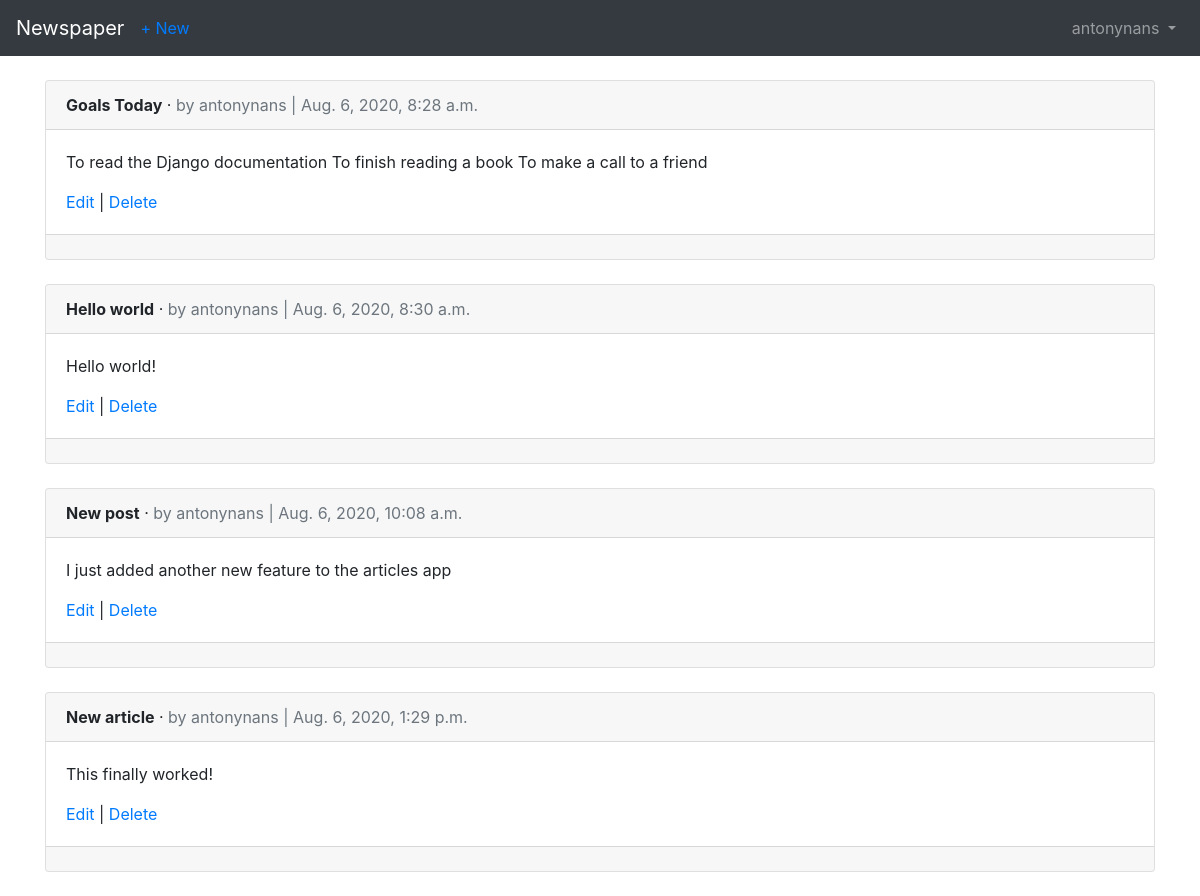
The page /articles/ (signed in) on the database its author committed.
### users/models.py (models this page shows)
class CustomUser(AbstractUser):
    age = models.PositiveIntegerField(null=True, blank=True)

### articles/models.py (models this page shows, shortened)
class Article(models.Model):
    title = models.CharField(max_length=255)
    body = models.TextField()
    date = models.DateTimeField(auto_now_add=True)
    author = models.ForeignKey(
        get_user_model(),
        on_delete=models.CASCADE,
    )

### articles/views.py (the view)
# urls.py: path('', ArticleListView.as_view(), name='article_list'),
class ArticleListView(LoginRequiredMixin, ListView):
    model = Article
    template_name ='article_list.html'
    login_url = 'login'

### templates/article_list.html (shortened to what this page needs)
{% extends 'base.html' %}
{% block content %}
    {% for article in object_list %}
        <div class="card">
            <div class="card-header">
                <span class="font-weight-bold">{{ article.title }}</span> &middot;
                <span class="text-muted">by {{ article.author }} |
                {{ article.date }}</span>
            </div>
            <div class="card-body">
                <p>{{ article.body }}</p>
                <a href="{% url 'article_edit' article.pk %}">Edit</a>  |
                <a href="{% url 'article_delete' article.pk %}">Delete</a>
            </div>
            <div class="card-footer">
            </div>
        </div>
        <br />
    {% endfor %}
{% endblock content %}

### templates/base.html (shortened to what this page needs)
<!doctype html>
    <html lang="en">
        <head>
<link rel="stylesheet"
href="https://stackpath.bootstrapcdn.com/bootstrap/4.1.3/css/\
bootstrap.min.css"
integrity="sha384-MCw98/SFnGE8fJT3GXwEOngsV7Zt27NXFoaoApmYm81i\
uXoPkFOJwJ8ERdknLPMO"
crossorigin="anonymous">
</head>
<body>
<nav class="navbar navbar-expand-md navbar-dark bg-dark mb-4">
<a class="navbar-brand" href="{% url 'home' %}">Newspaper</a>
{% if user.is_authenticated %}
    <ul class="navbar-nav mr-auto">
        <li class="nav-item"><a href="{% url 'article_new' %}">+ New</a></li>
    </ul>
{% endif %}
<div class="collapse navbar-collapse" id="navbarCollapse">
{% if user.is_authenticated %}
<ul class="navbar-nav ml-auto">
<li class="nav-item">
<a class="nav-link dropdown-toggle" href="#" id="userMenu"
data-toggle="dropdown" aria-haspopup="true"
aria-expanded="false">
{{ user.username }}
</a>
</li>
</ul>
{% endif %}
</div>
</nav>
<div class="container">
{% block content %}
{% endblock content %}
</div>
</body>
</html>

### rows shown on the page
CustomUser: username "antonynans"
Article: title "Goals Today", author "antonynans", date "Aug. 6, 2020, 8:28 a.m.", body "To read the Django documentation To finish reading a book To make a call to a friend"
Article: title "Hello world", author "antonynans", date "Aug. 6, 2020, 8:30 a.m.", body "Hello world!"
Article: title "New post", author "antonynans", date "Aug. 6, 2020, 10:08 a.m.", body "I just added another new feature to the articles app"
Article: title "New article", author "antonynans", date "Aug. 6, 2020, 1:29 p.m.", body "This finally worked!"
